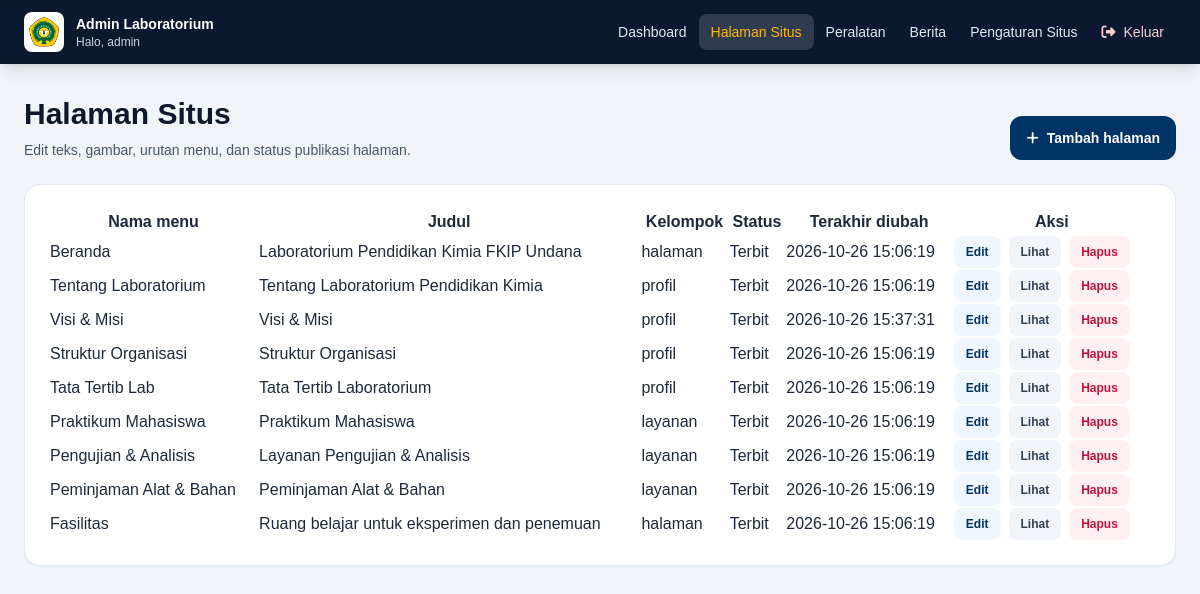
Screenshot of /admin/pages.php (signed in) with the database file from the repository.
### tables this page shows
CREATE TABLE pages (
            id INTEGER PRIMARY KEY AUTOINCREMENT,
            slug TEXT NOT NULL UNIQUE,
            menu_label TEXT NOT NULL,
            nav_group TEXT NOT NULL DEFAULT "halaman",
            title TEXT NOT NULL,
            eyebrow TEXT NOT NULL DEFAULT "",
            intro TEXT NOT NULL DEFAULT "",
            body TEXT NOT NULL DEFAULT "",
            image_path TEXT NOT NULL DEFAULT "",
            published INTEGER NOT NULL DEFAULT 1,
            sort_order INTEGER NOT NULL DEFAULT 0,
            updated_at TEXT NOT NULL DEFAULT CURRENT_TIMESTAMP
        );

### app/bootstrap.php (called while the page is built, shortened)
<?php
function h($value)
{
    return htmlspecialchars((string) $value, ENT_QUOTES | ENT_SUBSTITUTE, 'UTF-8');
}
function public_page_path($slug)
{
    $routes = [
        'beranda' => 'index.php',
        'tentang' => 'tentang.php',
        'visi-misi' => 'visi-misi.php',
        'struktur-organisasi' => 'struktur-organisasi.php',
        'tata-tertib' => 'tata-tertib.php',
        'praktikum' => 'praktikum.php',
        'layanan-analisis' => 'layanan-analisis.php',
        'peminjaman' => 'peminjaman.php',
        'fasilitas' => 'fasilitas.php',
    ];
    return isset($routes[$slug]) ? $routes[$slug] : 'halaman.php?slug=' . rawurlencode($slug);
}

### admin/pages.php (the view, shortened to what this page needs)
<?php
require_once __DIR__ . '/bootstrap.php';
$pages = $db->query('SELECT slug, menu_label, nav_group, title, published, updated_at FROM pages ORDER BY sort_order, title')->fetchAll();
?>
<div class="mb-6 flex flex-col gap-4 sm:flex-row sm:items-end sm:justify-between">
    <div><h1 class="text-3xl font-extrabold text-slate-900">Halaman Situs</h1><p class="mt-2 text-sm text-slate-600">Edit teks, gambar, urutan menu, dan status publikasi halaman.</p></div>
    <a href="page-edit.php" class="inline-flex items-center justify-center gap-2 rounded-xl bg-undanaBlue px-4 py-3 text-sm font-bold text-white hover:bg-blue-900"><i class="fa-solid fa-plus"></i>Tambah halaman</a>
</div>
<div class="rounded-2xl border border-slate-200 bg-white p-4 shadow-sm sm:p-6">
    <table id="admin-table" class="display responsive nowrap w-full">
        <thead><tr><th>Nama menu</th><th>Judul</th><th>Kelompok</th><th>Status</th><th>Terakhir diubah</th><th>Aksi</th></tr></thead>
        <tbody>
            <?php foreach ($pages as $page): ?>
                <tr>
                    <td><?= h($page['menu_label']) ?></td><td><?= h($page['title']) ?></td><td><?= h($page['nav_group']) ?></td>
                    <td><?= $page['published'] ? 'Terbit' : 'Draft' ?></td><td><?= h($page['updated_at']) ?></td>
                    <td><div class="flex flex-wrap gap-2">
                        <a class="rounded-lg bg-blue-50 px-3 py-2 text-xs font-bold text-undanaBlue" href="page-edit.php?slug=<?= rawurlencode($page['slug']) ?>">Edit</a>
                        <a class="rounded-lg bg-slate-100 px-3 py-2 text-xs font-bold text-slate-700" target="_blank" rel="noopener" href="../<?= h(public_page_path($page['slug'])) ?>">Lihat</a>
                        <form method="post" action="delete.php" data-confirm><button class="rounded-lg bg-rose-50 px-3 py-2 text-xs font-bold text-rose-700">Hapus</button></form>
                    </div></td>
                </tr>
            <?php endforeach; ?>
        </tbody>
    </table>
</div>

### admin/bootstrap.php (style rules this page uses)
body { font-family:Arial,sans-serif }

### rows the page displays
pages: menu_label "Beranda", title "Laboratorium Pendidikan Kimia FKIP Undana", nav_group "halaman", published "Terbit", updated_at "2026-10-26 15:06:19"
pages: menu_label "Tentang Laboratorium", title "Tentang Laboratorium Pendidikan Kimia", nav_group "profil", published "Terbit", updated_at "2026-10-26 15:06:19"
pages: menu_label "Visi & Misi", title "Visi & Misi", nav_group "profil", published "Terbit", updated_at "2026-10-26 15:37:31"
pages: menu_label "Struktur Organisasi", title "Struktur Organisasi", nav_group "profil", published "Terbit", updated_at "2026-10-26 15:06:19"
pages: menu_label "Tata Tertib Lab", title "Tata Tertib Laboratorium", nav_group "profil", published "Terbit", updated_at "2026-10-26 15:06:19"
pages: menu_label "Praktikum Mahasiswa", title "Praktikum Mahasiswa", nav_group "layanan", published "Terbit", updated_at "2026-10-26 15:06:19"
pages: menu_label "Pengujian & Analisis", title "Layanan Pengujian & Analisis", nav_group "layanan", published "Terbit", updated_at "2026-10-26 15:06:19"
pages: menu_label "Peminjaman Alat & Bahan", title "Peminjaman Alat & Bahan", nav_group "layanan", published "Terbit", updated_at "2026-10-26 15:06:19"
pages: menu_label "Fasilitas", title "Ruang belajar untuk eksperimen dan penemuan", nav_group "halaman", published "Terbit", updated_at "2026-10-26 15:06:19"

### other values shown
$adminName "admin"
$label "Dashboard"
$label "Halaman Situs"
$label "Peralatan"
$label "Berita"
$label "Pengaturan Situs"
